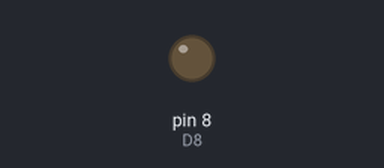
A sketch run on a simulated Arduino Uno, built with avr-gcc and run on an emulated ATmega328P. Parts: output pins drawn as LEDs (lit = HIGH).

Above: at 1.6 s.
At 4.9 s:
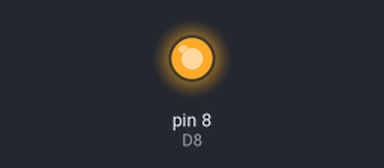
Timing chart, 0 to 5.2 s (numbered marks = the images above):
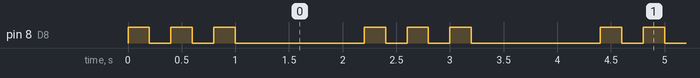

The sketch:

Ornek2_PilUyarisi.ino
```cpp
/*
  ROBOTİK KODLAMA 10 - 2. HAFTA - ÖRNEK 2 (UYGULAMA): ROBOT PİL UYARISI  (1 LED)
  ----------------------------------------------------------------------
  Senaryo : Bir robotun durum LED'i hata kodunu yanıp sönme sayısıyla söyler:
            "3 kısa yanıp sönme, sonra uzun bekleme" = pil azaldı, şarj et.
  Kazanım : delay süreleriyle bir desen (kalıp) üretmek; desenin tur süresini hesaplamak.

  MALZEME LİSTESİ
    Bileşen              Adet   Bağlandığı yer
    Arduino Uno           1     -
    Breadboard            1     -
    LED (sarı)            1     Uzun bacak (anot) dirençten gelir, kısa bacak (katot) GND hattında
    Direnç 220 ohm        1     D8 ile LED anodu arasında
    Jumper kablo          2     D8 -> direnç, GND -> mavi (-) hat

  TINKERCAD: Arduino Uno + Breadboard Small + LED (rengini sarı yap) + Resistor (220 ohm). Code > Text > kodu yapıştır > Start Simulation.
*/

void setup() {
  pinMode(8, OUTPUT);      // D8: durum LED'i çıkış
}

void loop() {
  digitalWrite(8, HIGH);   // 1. kısa çakma: yan
  delay(200);              // 200 ms yanık kal
  digitalWrite(8, LOW);    // sön
  delay(200);              // 200 ms sönük kal
  digitalWrite(8, HIGH);   // 2. kısa çakma: yan
  delay(200);              // 200 ms yanık kal
  digitalWrite(8, LOW);    // sön
  delay(200);              // 200 ms sönük kal
  digitalWrite(8, HIGH);   // 3. kısa çakma: yan
  delay(200);              // 200 ms yanık kal
  digitalWrite(8, LOW);    // sön
  delay(1200);             // uzun bekleme: desen biter, baştan başlar
}

/*
  DEĞİŞTİR VE GÖZLE
  1) Son delay(1200) değerini 2200 yap. Bir tur kaç milisaniye olur?
  2) Üçüncü çakmanın 3 satırını (HIGH, delay(200), LOW) sil. Desen nasıl değişir, tur kaç ms olur?
*/
```

Measured:
- by itself, pin 8 (D8): repeats every 2.2 s: 2 × (LOW 0.20 s, HIGH 0.20 s), LOW 1.2 s, HIGH 0.20 s
- by itself, everything shown: repeats every 2.2 s, in 6 steps
